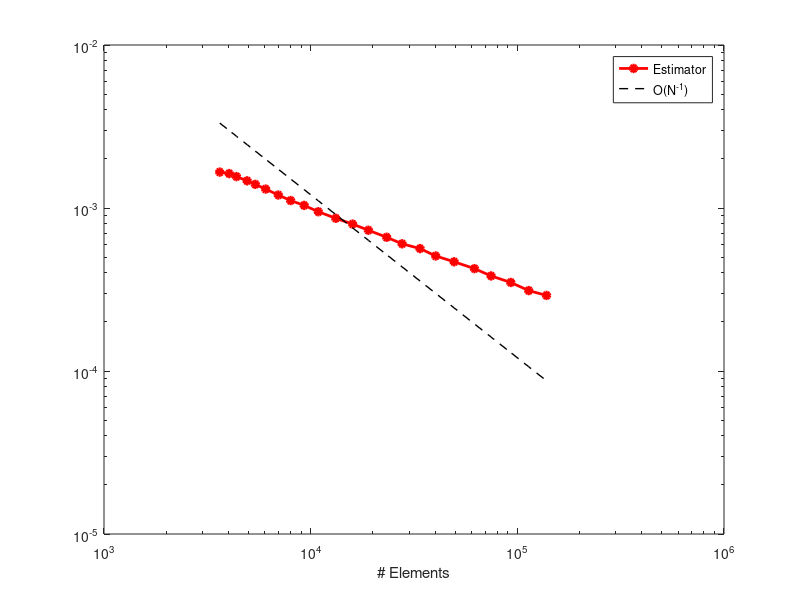

This chart was generated by the following MATLAB code:
function convergencePlot()
% Shows a nice convergence plot using adaptive FEM output
% n   ... Number of Elements
% est ... Estimator
% err ... Error
load('est_h1.mat')
n = N;
est = err;

rate = 1;
prate = '1';
c = 3.7;
f = @(n) exp(-c*n);

loglog(n,est,'r-o','LineWidth',2, 'MarkerFaceColor','r','MarkerSize',5)
%semilogy(n,est,'r-o','LineWidth',2, 'MarkerFaceColor','r','MarkerSize',5)
hold on
%loglog(n2,err,'b-o','LineWidth',2, 'MarkerFaceColor','b','MarkerSize',5)
%#if (nargin>3)
%end
loglog(n,2*est(1)*n(1)^(rate)*n.^(-rate),'k--','LineWidth',1)
%semilogy(n,1e2*est(2)/f(n(2)) * f(n),'k--','LineWidth',1)
%if (nargin>2)
%    legend('Estimator','Error','O(N^{-3/2})')
%end
legend('Estimator',['O(N^{-',prate,'})'])
xlabel('# Elements')
%legend('Newton error',['O(e^{-c*N})'])
%xlabel('Newton iterations')
hold off

end

% Author: Gregor Mitscha-Eibl
